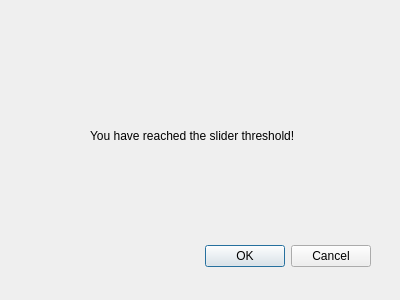
<?xml version="1.0" encoding="UTF-8"?>
<ui version="4.0">
 <class>Dialog</class>
 <widget class="QDialog" name="Dialog">
  <property name="geometry">
   <rect>
    <x>0</x>
    <y>0</y>
    <width>400</width>
    <height>300</height>
   </rect>
  </property>
  <property name="windowTitle">
   <string>Dialog</string>
  </property>
  <widget class="QDialogButtonBox" name="buttonBox">
   <property name="geometry">
    <rect>
     <x>30</x>
     <y>240</y>
     <width>341</width>
     <height>32</height>
    </rect>
   </property>
   <property name="orientation">
    <enum>Qt::Horizontal</enum>
   </property>
   <property name="standardButtons">
    <set>QDialogButtonBox::Cancel|QDialogButtonBox::Ok</set>
   </property>
  </widget>
  <widget class="QLabel" name="label">
   <property name="geometry">
    <rect>
     <x>90</x>
     <y>120</y>
     <width>231</width>
     <height>31</height>
    </rect>
   </property>
   <property name="text">
    <string>You have reached the slider threshold!</string>
   </property>
  </widget>
 </widget>
 <resources/>
 <connections>
  <connection>
   <sender>buttonBox</sender>
   <signal>accepted()</signal>
   <receiver>Dialog</receiver>
   <slot>accept()</slot>
   <hints>
    <hint type="sourcelabel">
     <x>248</x>
     <y>254</y>
    </hint>
    <hint type="destinationlabel">
     <x>157</x>
     <y>274</y>
    </hint>
   </hints>
  </connection>
  <connection>
   <sender>buttonBox</sender>
   <signal>rejected()</signal>
   <receiver>Dialog</receiver>
   <slot>reject()</slot>
   <hints>
    <hint type="sourcelabel">
     <x>316</x>
     <y>260</y>
    </hint>
    <hint type="destinationlabel">
     <x>286</x>
     <y>274</y>
    </hint>
   </hints>
  </connection>
 </connections>
</ui>
